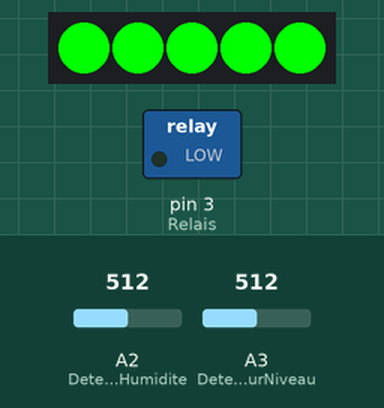
Simulated run of this sketch. Board: Arduino Uno, built with avr-gcc and run on an emulated ATmega328P. On the bench: 5 RGB LEDs in strip order, left to right, switched loads named in the sketch (green lamp = pin HIGH). The test bench sets the inputs (shaded band); at power-on: A3 (DetecteurNiveau) = 512, A2 (DetecteurHumidite) = 512.

Above: at 6.8 s.
6.9 s: A3 (DetecteurNiveau) set to 412
At 11.4 s:
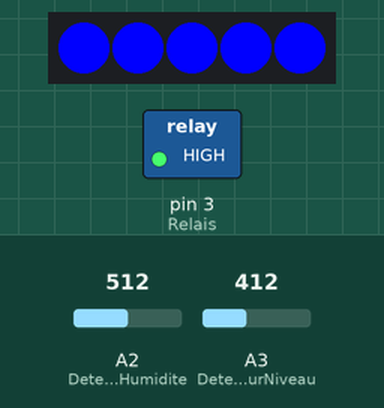
13.6 s: A3 (DetecteurNiveau) set to 389
At 18.5 s:
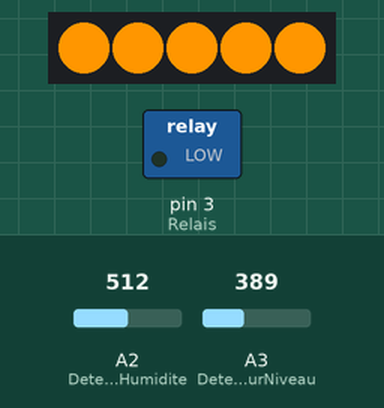
25.5 s: A3 (DetecteurNiveau) set to 211
32.2 s: A3 (DetecteurNiveau) set to 189
At 37.1 s:
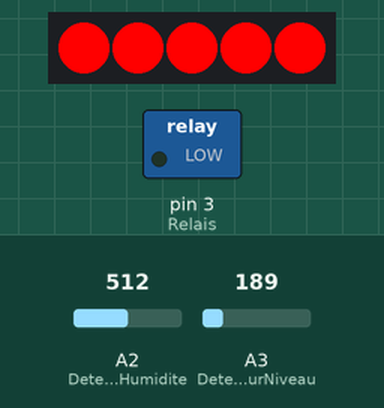
43.5 s: A2 (DetecteurHumidite) set to 681
50.2 s: A2 (DetecteurHumidite) set to 715
At 51.0 s:
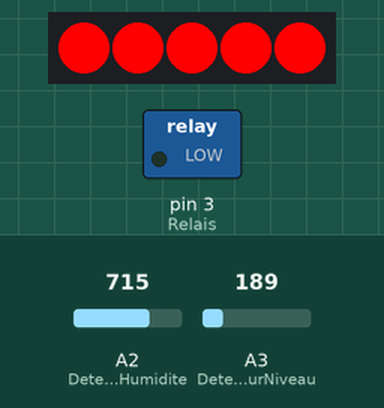
Timing chart, 0 to 53.2 s (numbered marks = the images above; inputs shaded):
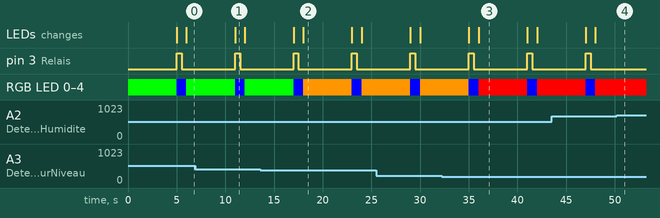

The sketch:

plante_intelligente.ino
```cpp
#include <Adafruit_NeoPixel.h>

#define Led A0
#define DetecteurHumidite A2
#define DetecteurNiveau A3
#define Relais 3

float humidite;
float niveauDeau;
int seuilSecheresse = 700;
int tempsDarrosage = 500;

#define ROUGE pixels.Color(255, 0, 0)
#define JAUNE pixels.Color(255, 150, 0)
#define VERT pixels.Color(0, 255, 0)
#define BLEU pixels.Color(0, 0, 255)


Adafruit_NeoPixel pixels(5, Led, NEO_GRB + NEO_KHZ800);

void setup() {
  Serial.begin(9600);
  //initializer les bandes de pixels
  pixels.begin();
  //definir les modes des pins
  pinMode(Relais, OUTPUT);
  pinMode(DetecteurHumidite, INPUT);
  pinMode(DetecteurNiveau, INPUT);
}

void loop() {
  verifierNiveauDeau();
  verifierHumidite();
  delay(500);
}

void verifierNiveauDeau(){
    pixels.clear();
    niveauDeau = analogRead(DetecteurNiveau);
    if (niveauDeau<=200){
      pixels.fill(ROUGE);
    }
    else if (niveauDeau>200 && niveauDeau<=400){
      pixels.fill(JAUNE);
    }
    else if (niveauDeau>400){
      pixels.fill(VERT);
    }
    pixels.show();
    delay(5000);
}


void verifierHumidite(){
  humidite = analogRead(DetecteurHumidite);

  //si le sol est sec, activer la pompe
  if (humidite < seuilSecheresse ){
    activerPompe();
  }
}

void activerPompe(){
  digitalWrite(Relais, HIGH);
  pixels.clear();
  pixels.fill(BLEU);
  pixels.show();
  delay(tempsDarrosage);
  digitalWrite(Relais, LOW);
}
```

Measured:
- the behaviour switches between 401 and 400 on A3 (DetecteurNiveau) (found by bisection; images 1 and 2)
- the behaviour switches between 201 and 200 on A3 (DetecteurNiveau) (found by bisection; images 2 and 3)
- after the input at 13.6 s, the LEDs: first differ from a run without the input after 4.4 s (image 2)
- after the input at 32.2 s, the LEDs: first differ from a run without the input after 3.8 s (image 3)
- after the input at 50.2 s, pin 3 (Relais): stays LOW (without the input it goes to HIGH after 2.8 s)
- by itself, pin 3 (Relais): alternates HIGH for 0.50 s and LOW for 5.5 s
- what the display in image 1 shows lasts 1.0 s, from 11.0 s to 12.0 s
